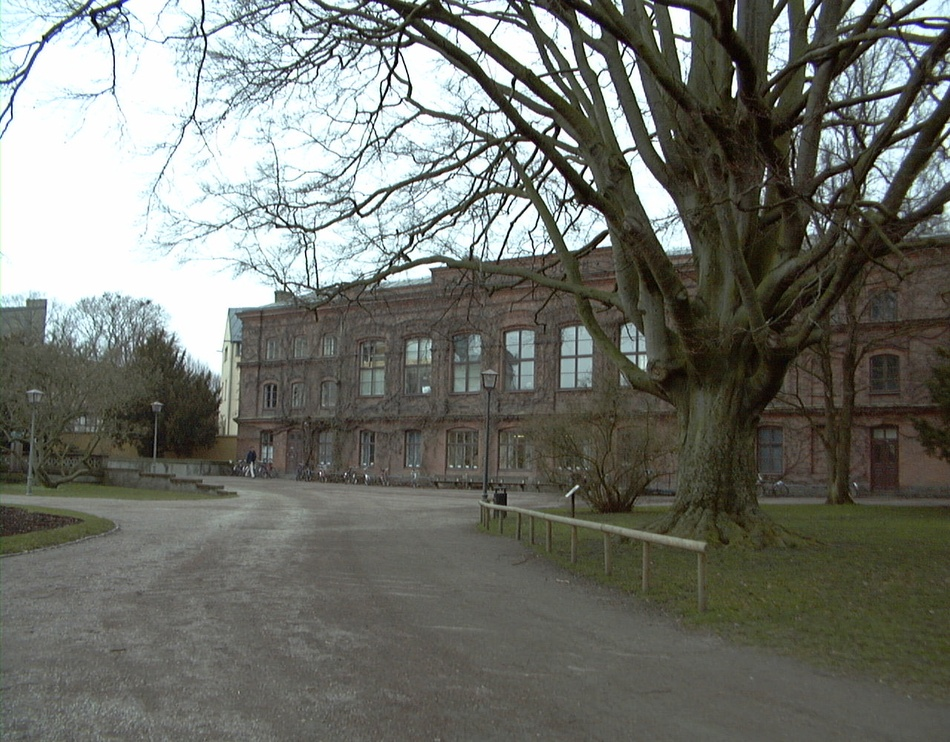
#> input picture semester 2 (feb - jun 2023)/lab_6/images/Univ1.jpg, 950 x 742 px, shrunk from 1280 x 1000 before the run, found by its file name
$ python switching.py
#> lines starting #> are read from the running program, lines starting #| are printed output that depends on the picture
import cv2
import numpy as np

# Загрузка изображений
img1 = cv2.imread('data/Univ1.jpg')
#> img1 is the input picture: shape (742, 950, 3); mean B, G, R 107.5, 114.4, 112.1
img2 = cv2.imread('data/Univ2.jpg')
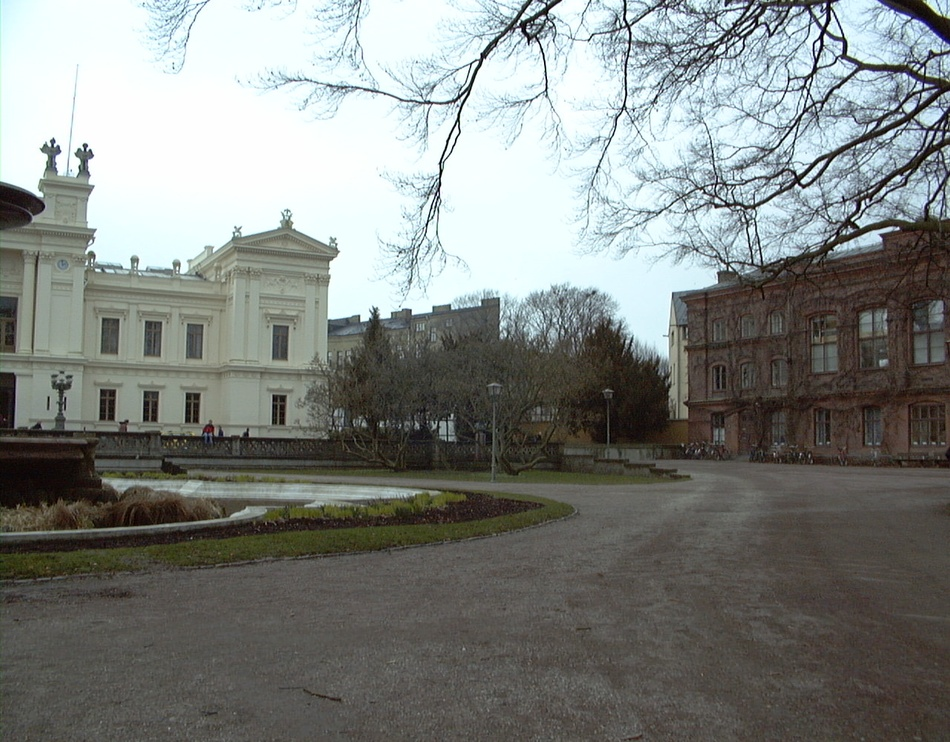
#> input picture semester 2 (feb - jun 2023)/lab_6/images/Univ2.jpg, 950 x 742 px, shrunk from 1280 x 1000 before the run, found by its file name
#> img2 is the input picture: shape (742, 950, 3); mean B, G, R 128.1, 131.3, 127.6

# Преобразование изображений в оттенки серого
gray1 = cv2.cvtColor(img1, cv2.COLOR_BGR2GRAY)
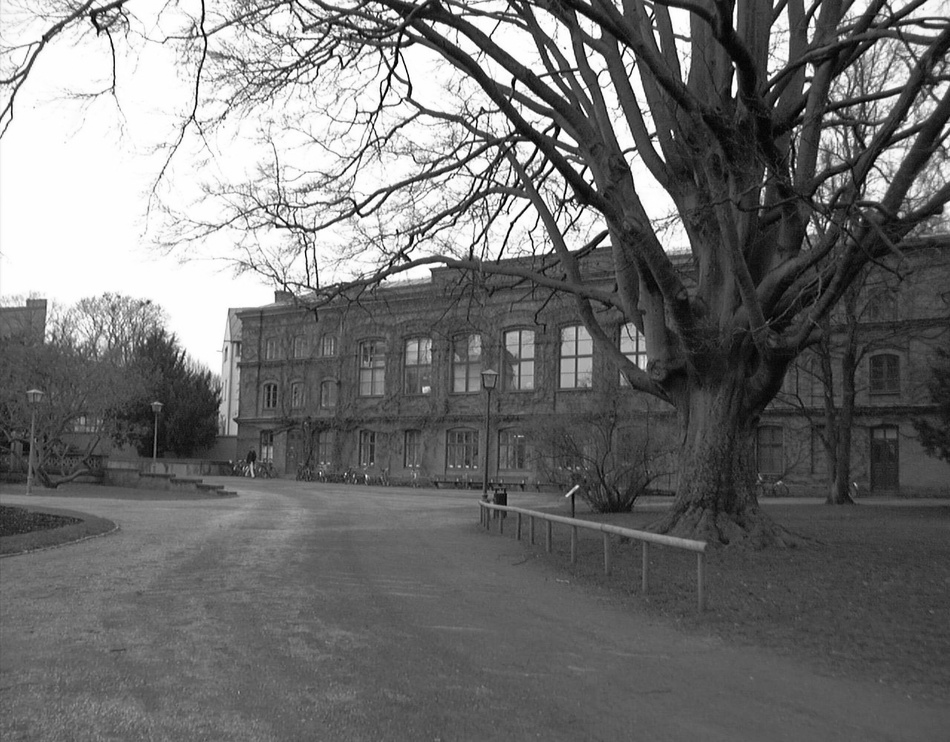
#> gray1: shape (742, 950); min 0, max 255, mean 113
gray2 = cv2.cvtColor(img2, cv2.COLOR_BGR2GRAY)
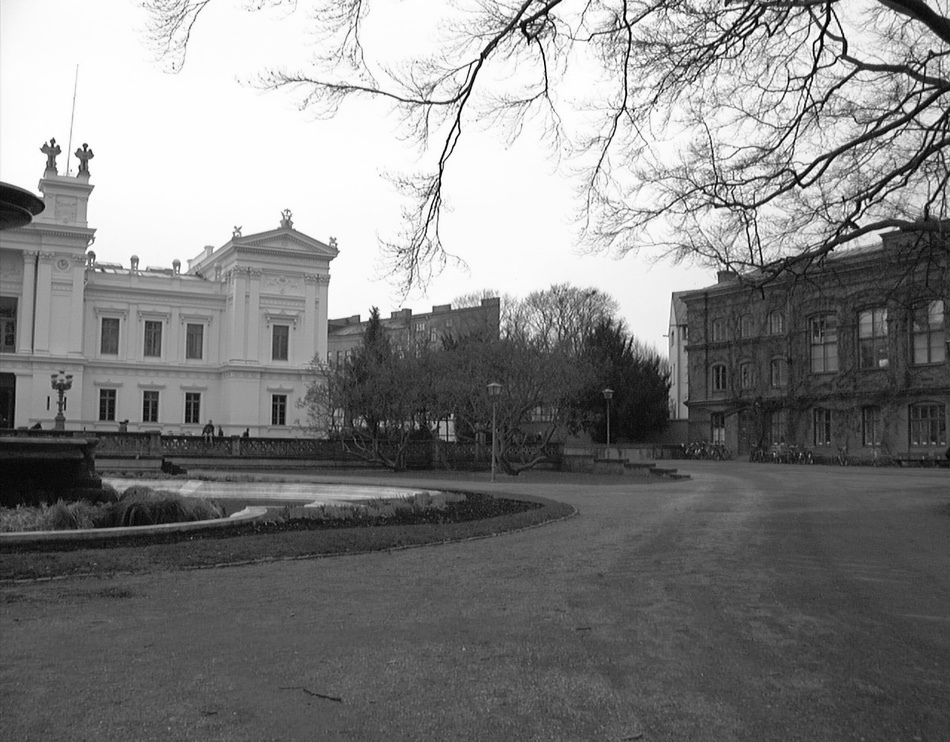
#> gray2: shape (742, 950); min 0, max 255, mean 129.9

# Инициализация объекта SIFT (определение ключевых точек)
sift = cv2.xfeatures2d.SIFT_create()

# Нахождение ключевых точек и дескрипторов на обоих изображениях
kp1, des1 = sift.detectAndCompute(gray1, None)
#> kp1 = 4679 keypoints; strongest (x, y, size): (405, 38, 4.3), (516, 135, 1.9), (734, 64, 2.7), (512, 224, 2.8)
kp2, des2 = sift.detectAndCompute(gray2, None)
#> kp2 = 4013 keypoints; strongest (x, y, size): (824, 5, 2.6), (441, 171, 2.5), (427, 225, 1.8), (630, 33, 2.2)

# Нахождение соответствий между дескрипторами на двух изображениях
matcher = cv2.DescriptorMatcher_create(cv2.DescriptorMatcher_FLANNBASED)
matches = matcher.knnMatch(des1, des2, k=2)
#> matches = 4679 matches

# Фильтрация соответствий с помощью метрики Lowe's ratio test
good_matches = []
for m, n in matches:
    if m.distance < 0.75 * n.distance:
        good_matches.append(m)
#> after the loop, good_matches = 741 matches

# Нахождение матрицы гомографии
src_pts = np.float32([kp1[m.queryIdx].pt for m in good_matches]).reshape(-1, 1, 2)
#> src_pts = 741 rows, first 8: [6.08, 409.2], [6.81, 108.8], [7.61, 81.81], [7.61, 114.8], [10.48, 104], [10.48, 104], [11.46, 429.8], [13.64, 84.02]
dst_pts = np.float32([kp2[m.trainIdx].pt for m in good_matches]).reshape(-1, 1, 2)
#> dst_pts = 741 rows, first 8: [469.4, 402.6], [818.6, 54.43], [454.1, 100.6], [456, 129.9], [457.9, 119.4], [457.9, 119.4], [475.2, 421.5], [458.7, 102.1]
H, _ = cv2.findHomography(src_pts, dst_pts, cv2.RANSAC, 5.0)
#> H = [[0.729, 0.0566, 442.4], [-0.158, 0.927, 23.5], [-0.000289, -1.04e-06, 1]]

# Преобразование изображений
panorama = cv2.warpPerspective(img1, H, (img1.shape[1] + img2.shape[1], img2.shape[0]))
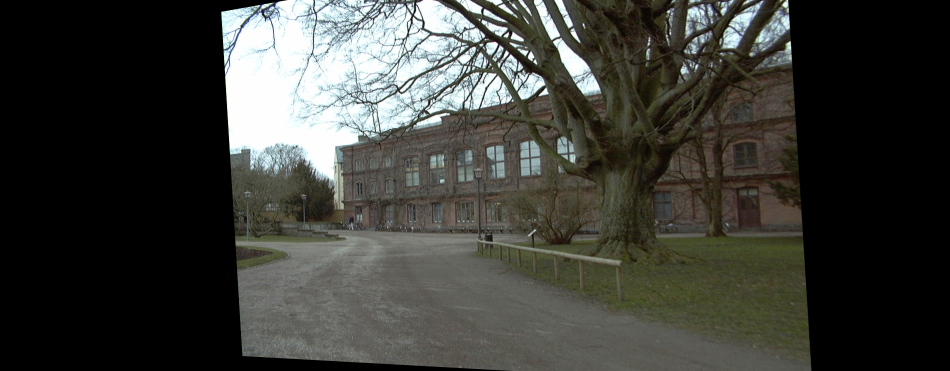
#> panorama: shape (742, 1900, 3) (shown at 1/2 size); mean B, G, R 56.8, 61.8, 61
panorama[0:img2.shape[0], 0:img2.shape[1]] = img2
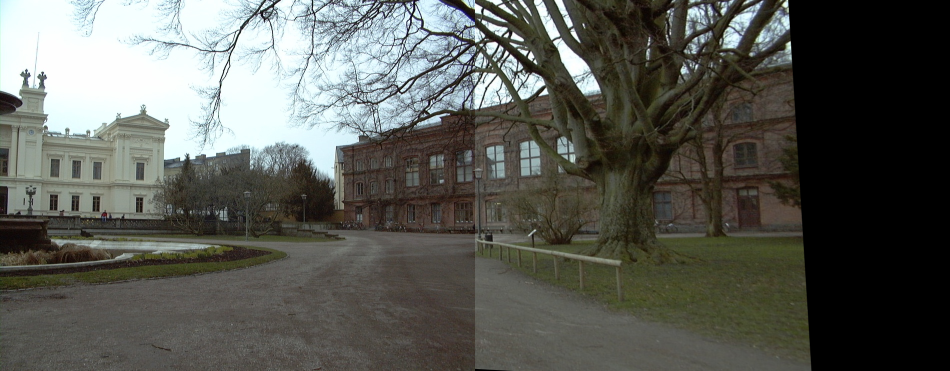
#> panorama: shape (742, 1900, 3) (shown at 1/2 size); mean B, G, R 85.4, 91.3, 89.7

# Отображение результата
cv2.imshow('Panorama', panorama)
cv2.waitKey()
cv2.destroyAllWindows()
